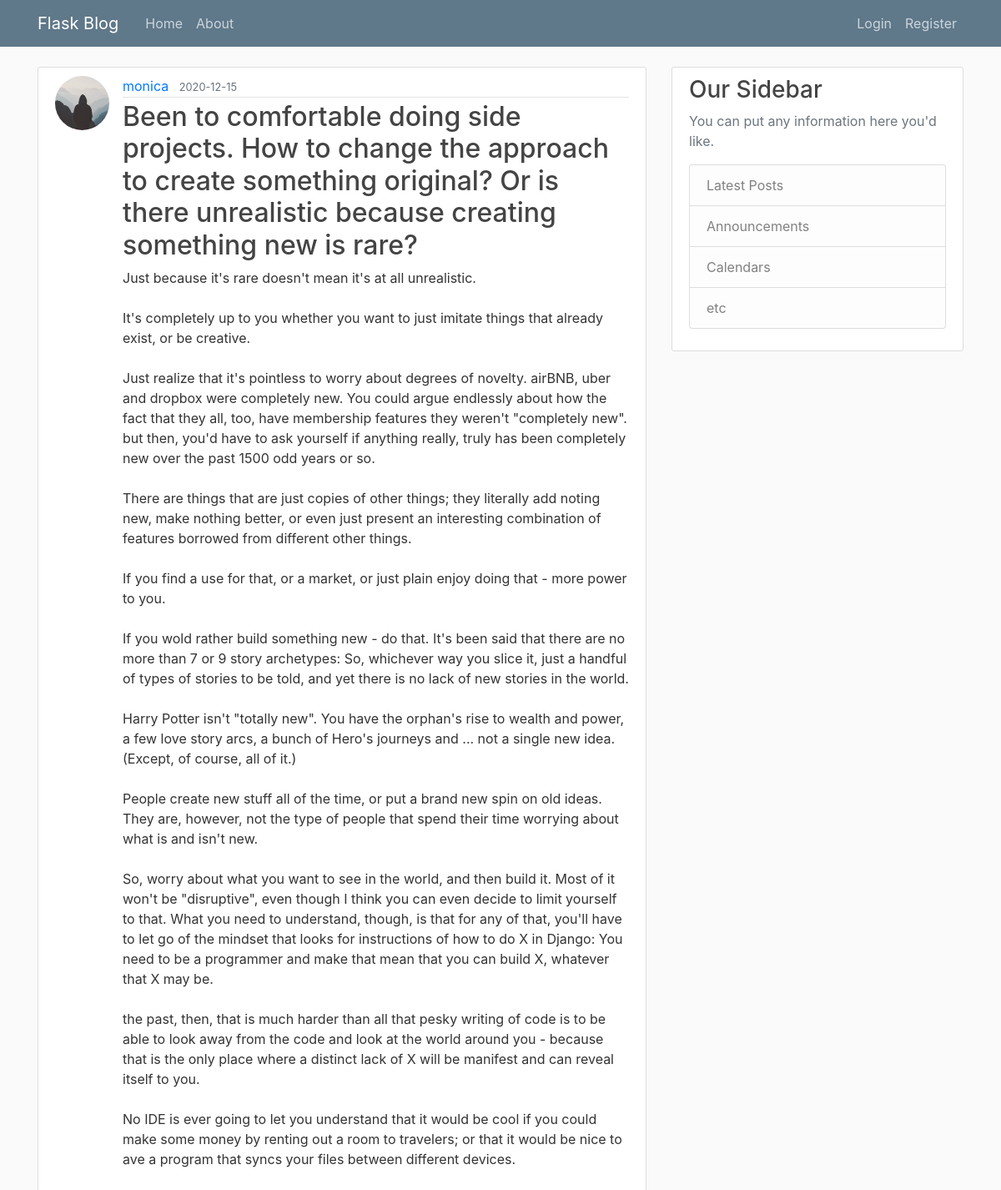
Page /post/7 on the committed database.
### flaskblog/models.py (models this page shows, shortened)
class User(db.Model, UserMixin):
    id = db.Column(db.Integer, primary_key=True)
    username = db.Column(db.String(20), unique=True, nullable=False)
    email = db.Column(db.String(120), unique=True, nullable=False)
    image_file = db.Column(db.String(20), nullable=False, default='default.jpg')
    password = db.Column(db.String(60), nullable=False)
    posts = db.relationship('Post', backref='author', lazy=True)

class Post(db.Model):
    id = db.Column(db.Integer, primary_key=True)
    title = db.Column(db.String(100), nullable=False)
    date_posted = db.Column(db.DateTime, nullable=False, default=datetime.utcnow)
    content = db.Column(db.Text, nullable=False)
    user_id = db.Column(db.Integer, db.ForeignKey('user.id'), nullable=False)

### flaskblog/posts/routes.py (the view)
@posts.route('/post/<int:post_id>')
def post(post_id):
    post = Post.query.get_or_404(post_id)
    return render_template('post.html', title=post.title, post=post)

### flaskblog/templates/post.html (shortened to what this page needs)
{% extends "layout.html" %}
{% block content %}
<article class="media content-section">
    <img class="rounded-circle article-img"
        src="{{ url_for('static', filename='profile_pics/' + post.author.image_file) }}">
    <div class="media-body">
        <div class="article-metadata">
            <a class="mr-2" href="" {{ url_for('users.user_posts',
                username=post.author.username) }}"">{{ post.author.username
                }}</a>
            <small class="text-muted">{{ post.date_posted.strftime('%Y-%m-%d')
                }}</small>
        </div>
        <h2 class="article-title">{{ post.title }}</h2>
        <p class="article-content">{{ post.content }}</p>
    </div>
</article>
{% endblock content %}

### flaskblog/static/main.css (style rules this page uses)
body { background: #fafafa; color: #333333; margin-top: 5rem; }
h1, h2, h3, h4, h5, h6 { color: #444444; }
.content-section { background: #ffffff; padding: 10px 20px; border: 1px solid #dddddd; border-radius: 3px; margin-bottom: 20px; }
.article-title { color: #444444; }
.article-content { white-space: pre-line; }
.article-img { height: 65px; width: 65px; margin-right: 16px; }
.article-metadata { padding-bottom: 1px; margin-bottom: 4px; border-bottom: 1px solid #e3e3e3 }

### rows in the picture
User: image_file (placeholder picture), author.username "monica"
Post: date_posted "2020-12-15", title "Been to comfortable doing side projects. How to change the approach to create something original? Or is there unrealistic because creating something new is rare?", content "Just because it's rare doesn't mean it's at all unrealistic. It's completely up to you whether you want to just imitate things that already exist, or be creative. Just realize that it's pointless to worry about degrees of novelty. airBNB, uber and dropbox were completely new. You could argue endlessly about how the fact that they all, too, have membership features they weren't \"completely new\". but then, you'd have to ask yourself if anything really, truly has been completely new over the past 1500 odd years or so. There are things that are just copies of other things; they literally add noting new, make nothing better, or even just present an interesting combination of features borrowed…"
